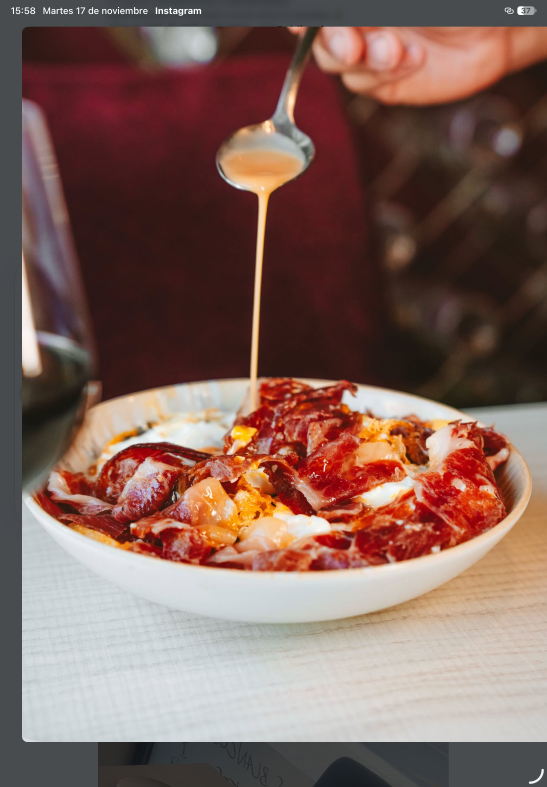
#> input picture fotos-originales/huevos-rotos-instagram.png, 1640 x 2360 px (shown at 1/3 size)
$ python optimizar_fotos.py
#> lines starting #> are read from the running program, lines starting #| are printed output that depends on the picture
"""Recorta las capturas de pantalla (quita la interfaz de Instagram / Google Maps)
y genera versiones WebP + JPG en varios tamaños dentro de /img.
Uso: python3 herramientas/optimizar_fotos.py
Cuando lleguen las fotos originales del local, basta con poner la caja de recorte a None."""
from PIL import Image
import os
BASE = os.path.dirname(os.path.dirname(os.path.abspath(__file__)))
SRC = os.path.join(BASE, "fotos-originales")
OUT = os.path.join(BASE, "img")

# nombre de salida: (archivo original, caja de recorte (izq, arriba, der, abajo) o None, anchos)
FOTOS = {
    "huevos-rotos":        ("huevos-rotos-instagram.png",                 (90, 100, 1640, 2205), [480, 800, 1200, 1550]),
    "gambas-setas":        ("gambas-setas-tenedor-instagram.png",         (305, 495, 1340, 2050), [480, 800, 1035]),
    "ezequiel":            ("ezequiel-cocina-instagram.png",              (305, 545, 1340, 1765), [480, 800, 1035]),
    "ensalada-templada":   ("ensalada-templada-almendra.png",             (0, 175, 1640, 2190), [480, 800, 1200]),
    "salon":               ("salon-cartel-leon.png",                      (0, 175, 1640, 2190), [480, 800, 1200]),
    "ostras":              ("ostras.png",                                 (0, 175, 1640, 2190), [480, 800, 1200]),
    "alcachofas":          ("CLIENTA-alcachofas-maria-marquez-torres.png",(0, 240, 1640, 2190), [480, 800, 1200]),
    "fideos-tostados":     ("CLIENTA-fideos-tostados-carolina-r.png",     (300, 300, 1640, 2030), [480, 800, 1200]),
}

def guardar(im, nombre, anchos):
    for w in anchos:
        w = min(w, im.width)
        h = round(im.height * w / im.width)
        r = im.resize((w, h), Image.LANCZOS)
        r.save(os.path.join(OUT, f"{nombre}-{w}.webp"), "WEBP", quality=78, method=6)
        r.save(os.path.join(OUT, f"{nombre}-{w}.jpg"), "JPEG", quality=80, optimize=True, progressive=True)
    print(nombre, im.size)

os.makedirs(OUT, exist_ok=True)
for nombre, (archivo, caja, anchos) in FOTOS.items():
    im = Image.open(os.path.join(SRC, archivo)).convert("RGB")
    if caja: im = im.crop(caja)
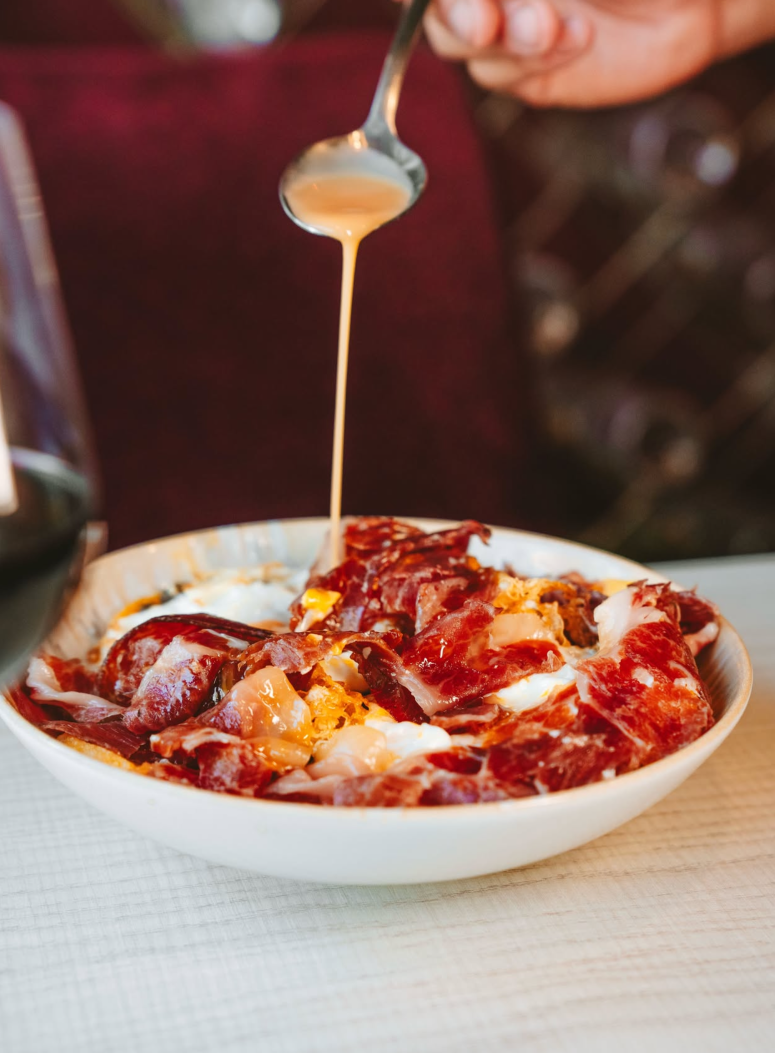
#> im: PIL image 1550x2105 RGB (shown at 1/2 size); mean R, G, B 137.6, 102.5, 92.5
    guardar(im, nombre, anchos)
#> the loop in guardar, `for w in anchos:` made 4 passes
#> pass 1, in guardar, `r = im.resize((w, h), Image.LANCZOS)`:
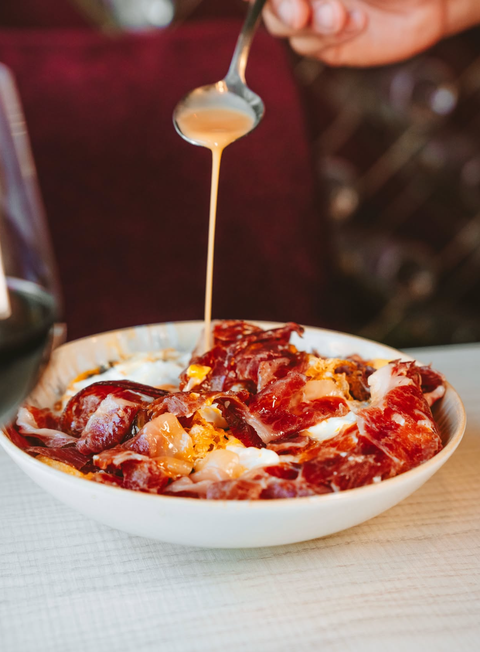
#> r: PIL image 480x652 RGB; mean R, G, B 137.6, 102.5, 92.5
#| huevos-rotos (1550, 2105)
#> pass 2 of the loop `for nombre, (archivo, caja, anchos) in FOTOS.items():`:
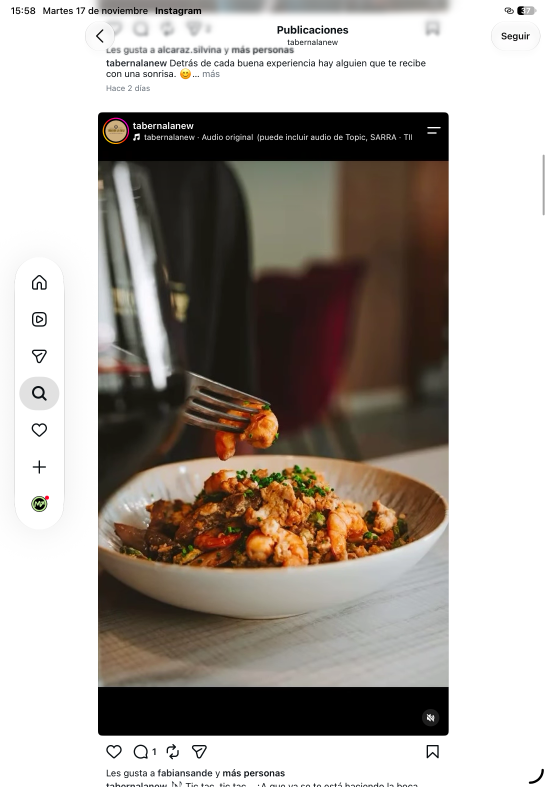
#> input picture fotos-originales/gambas-setas-tenedor-instagram.png, 1640 x 2360 px (shown at 1/3 size)
#> `if caja: im = im.crop(caja)`:
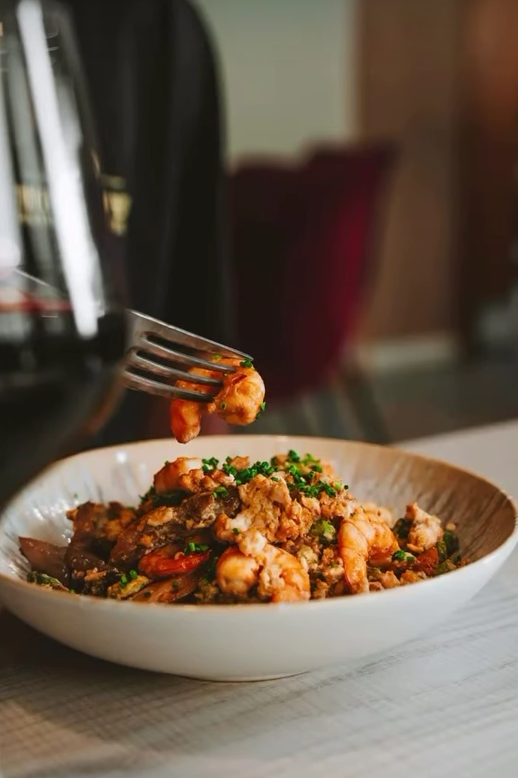
#> im: PIL image 1035x1555 RGB (shown at 1/2 size); mean R, G, B 107.3, 90, 74.2
#> the loop in guardar (call 2), `for w in anchos:` made 3 passes
#> pass 1, in guardar (call 2), `r = im.resize((w, h), Image.LANCZOS)`:
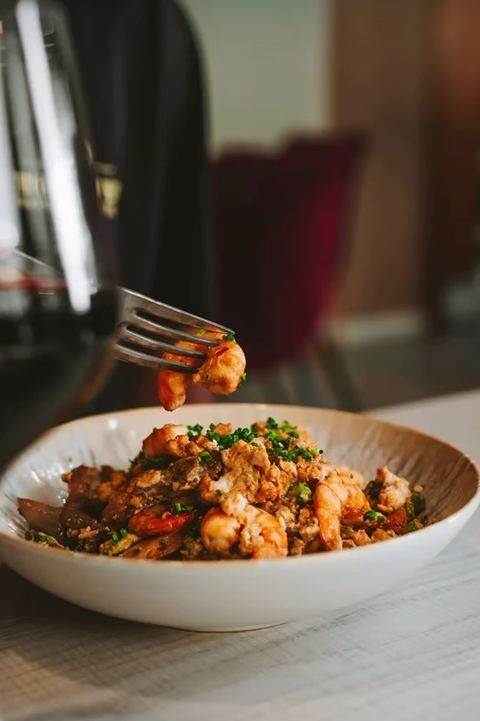
#> r: PIL image 480x721 RGB; mean R, G, B 107.3, 90, 74.2
#| gambas-setas (1035, 1555)
#> pass 3 of the loop `for nombre, (archivo, caja, anchos) in FOTOS.items():`:
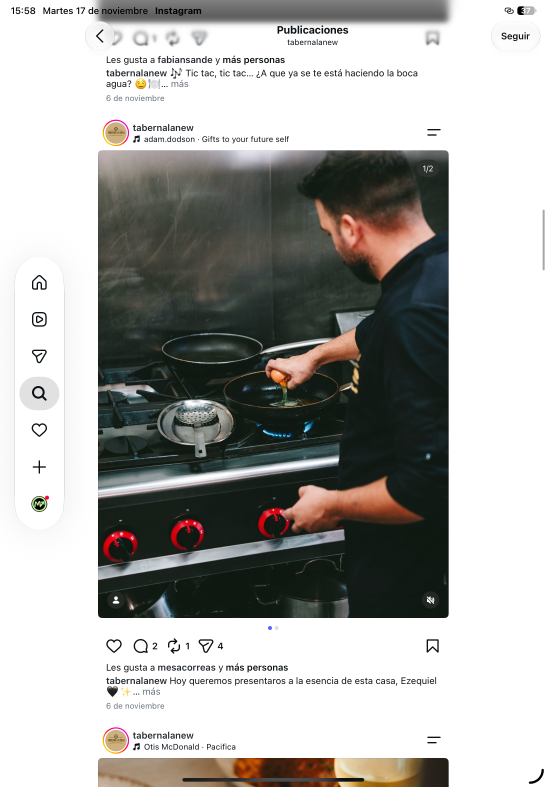
#> input picture fotos-originales/ezequiel-cocina-instagram.png, 1640 x 2360 px (shown at 1/3 size)
#> `if caja: im = im.crop(caja)`:
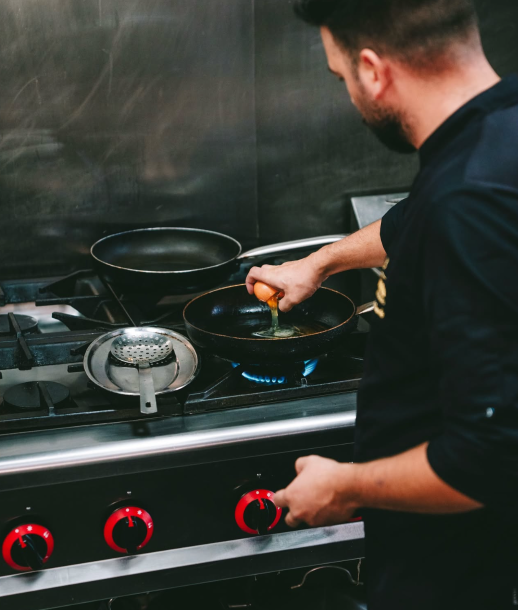
#> im: PIL image 1035x1220 RGB (shown at 1/2 size); mean R, G, B 58.5, 59.2, 53.1
#> the loop in guardar (call 3), `for w in anchos:` made 3 passes
#> pass 1, in guardar (call 3), `r = im.resize((w, h), Image.LANCZOS)`:
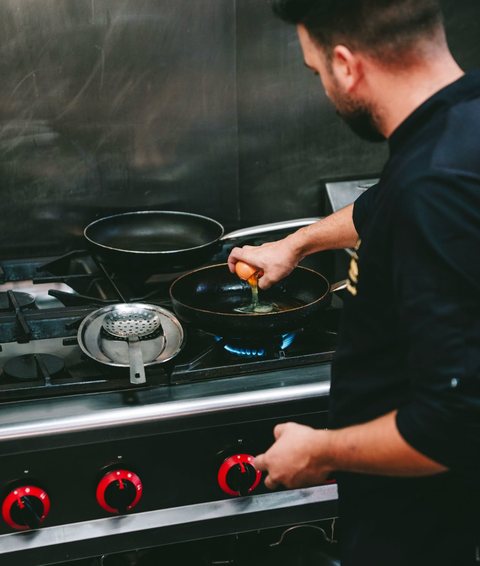
#> r: PIL image 480x566 RGB; mean R, G, B 58.5, 59.2, 53.1
#| ezequiel (1035, 1220)
#> (the run stopped early here; a loop or call above may not have finished)
